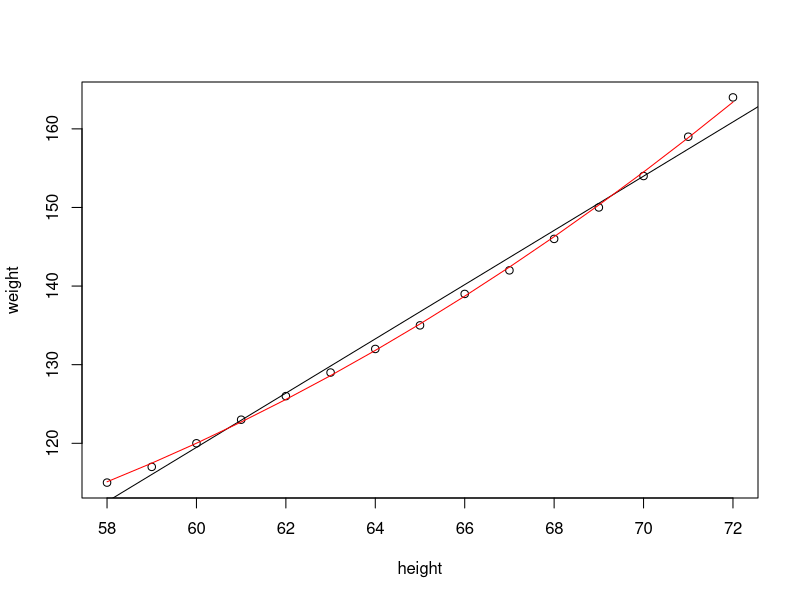
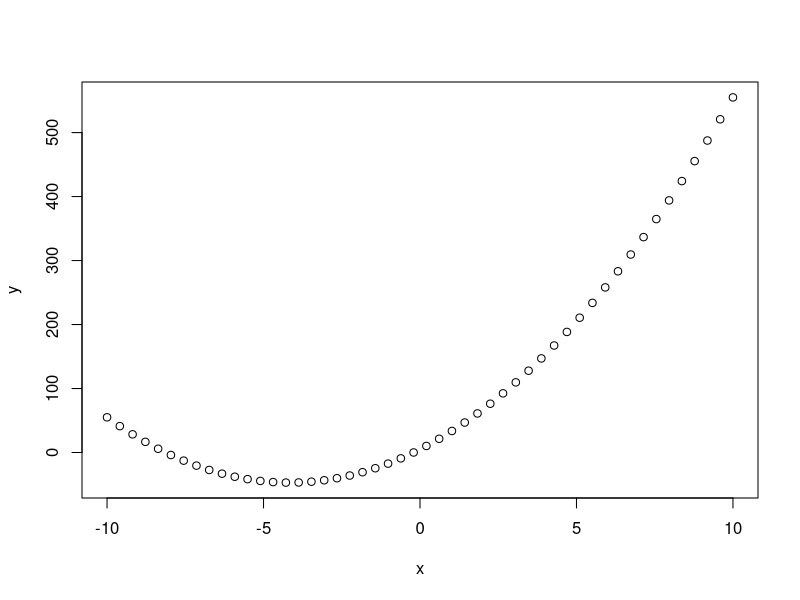
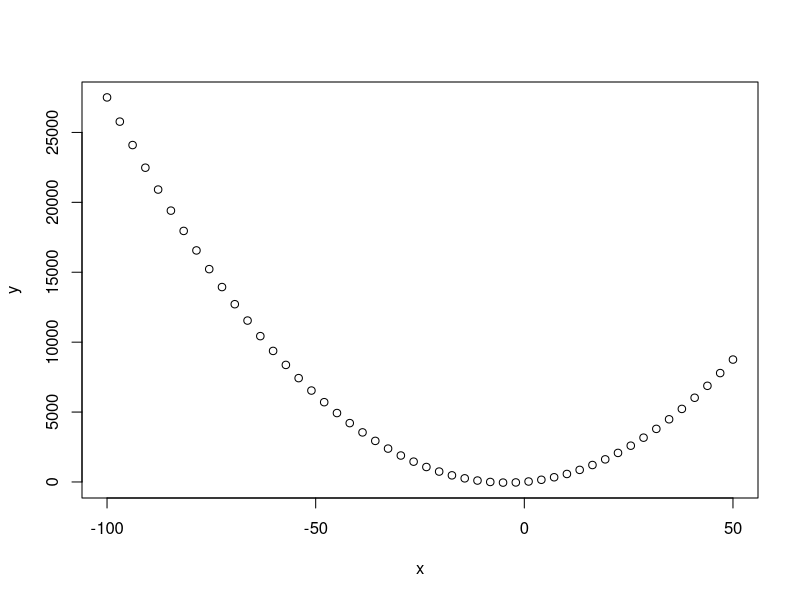
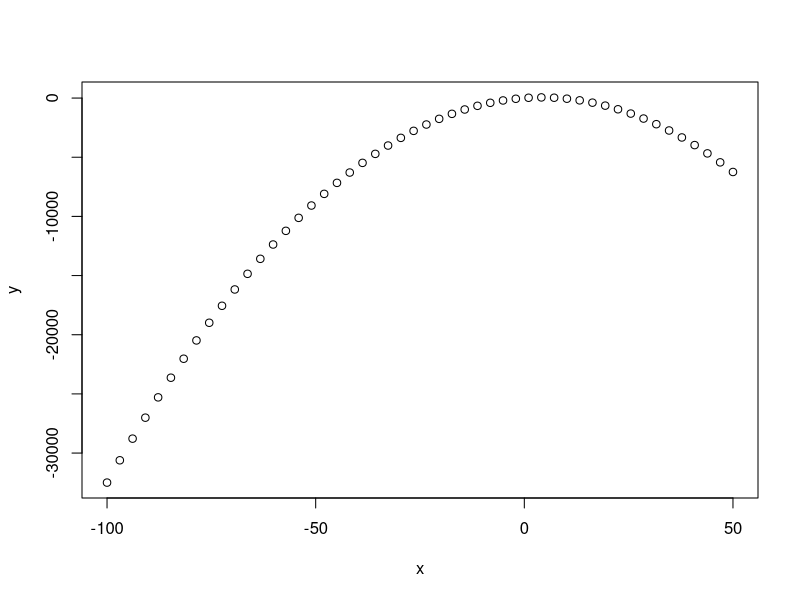
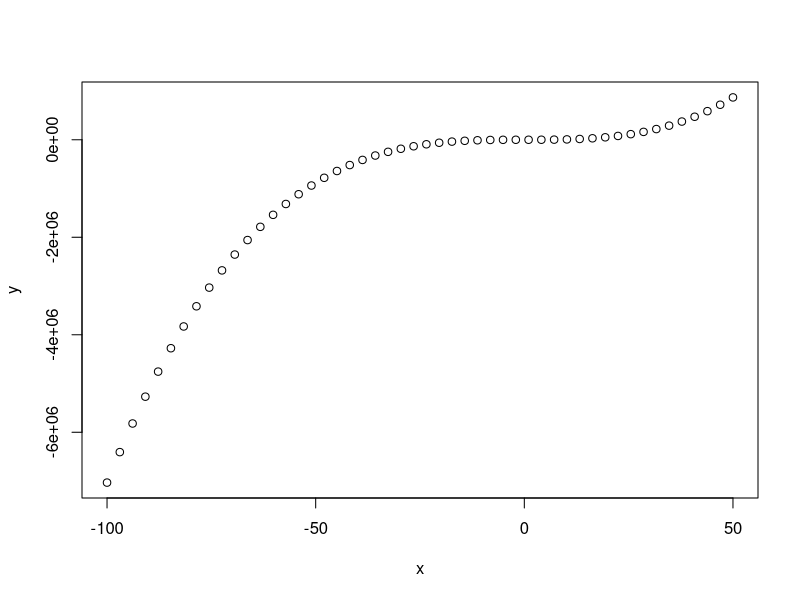
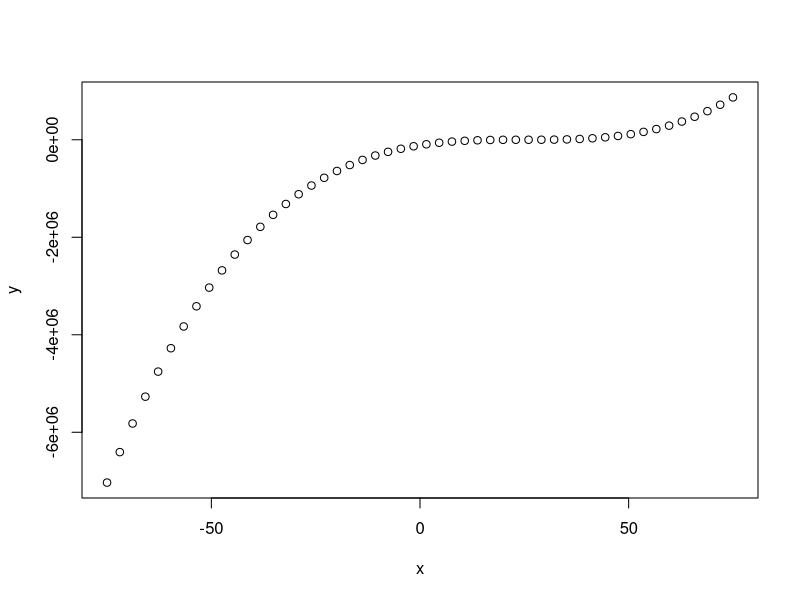
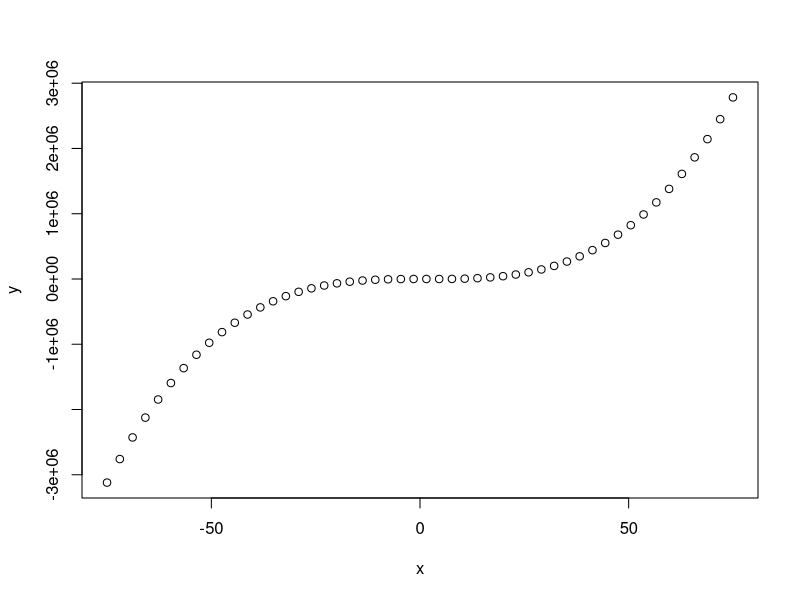
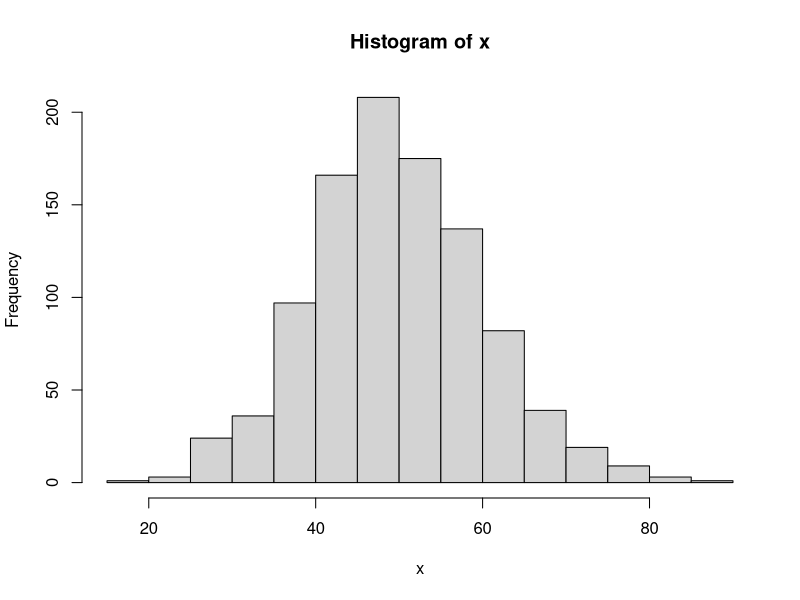

These charts were generated, in order, by the following R code:
head(women)
fit <- lm(weight ~ height, data=women)
plot(weight ~ height, data=women)
abline(fit)
fit2 <- lm(weight ~ height + I(height^2), data=women)
lines(women$height, fit2$fitted, col="red")
x <- seq(-10, 10, length=50)
y <- 3* x^2 + 25 * x + 5
plot(x, y)
x <- seq(-100, 50, length=50)
y <- 3* x^2 + 25 * x + 5
plot(x, y)
y <- -3* x^2 + 25 * x + 5
plot(x, y)
y <- 7 * x^3 - 3* x^2 + 25 * x + 5
plot(x, y)
x <- seq(-75, 75, length=50)
plot(x, y)
y <- 7 * x^3 - 30* x^2 - 25 * x + 5
plot(x, y)
?I
x <- rnorm(1000, mean=50, sd=10)
hist(x)
hist(x)
?quantile
seq(0, 1, 0.25)
quantile(x)
min(x)
max(x)
length(x)
length(x[x<43.61247])
percentiles <- quantile(x, probs=0:100/100)
percentiles
quantile(x)
xcat <- cut(x, breaks=quantile(x))
head(xcat)
xcat <- cut(x, breaks=quantile(x), include.lowest=TRUE)
head(xcat)
xcat <- cut(x, breaks=c(-Inf, 43.6, 50.1, 67.4, Inf), include.lowest=TRUE)
head(xcat
)
table(xcat)
xcat <- cut(x, breaks=quantile(x))
table(xcat)
xcat <- cut(x, breaks=quantile(x), include.lowest=TRUE)
table(xcat)
xcat <- cut(x, breaks=quantile(x, probs=0:10/10), include.lowest=TRUE)
table(xcat)
0:10/10
seq(0, 1, by=0.1)
